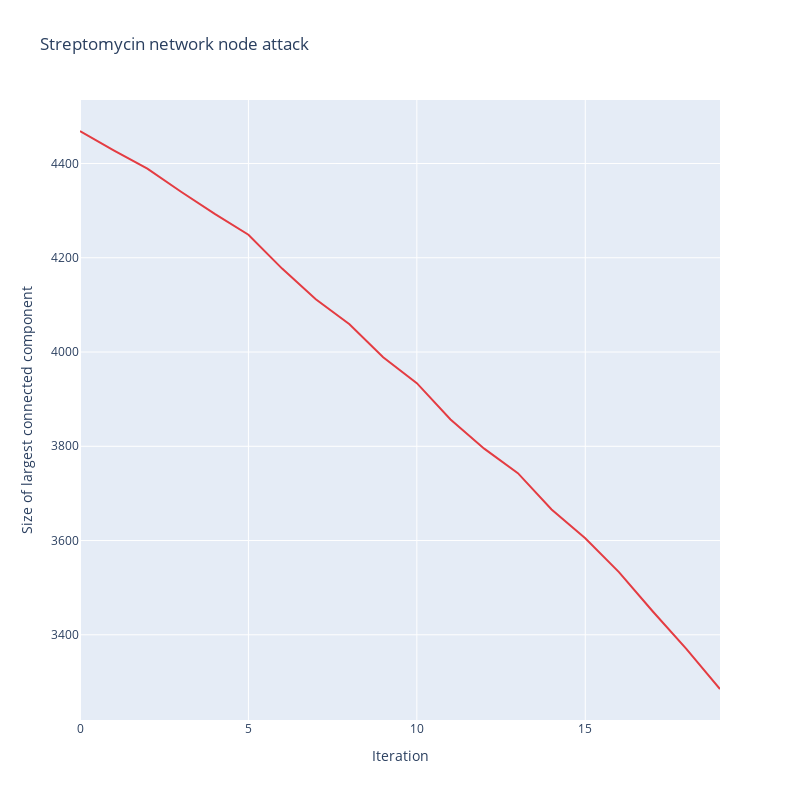
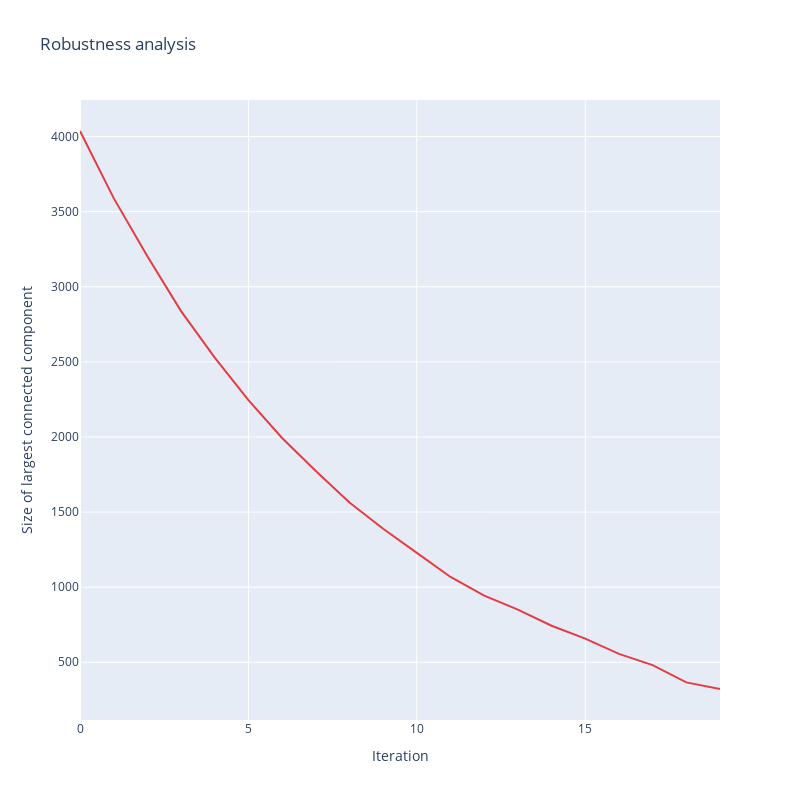

Notebook source saved alongside these figures, in order:
### Markdown cell above
## robustness analysis

### Code cell
import networkx as nx
import numpy as np
import matplotlib.pyplot as plt
import plotly.graph_objects as go


def robustness_analysis(G, perturbation_type='node', removal_fraction=0.1, num_iterations=100, random_seed=None, title='Robustness analysis'):
    """
    Perform robustness analysis on a network by systematically removing nodes or edges.

    Parameters:
    - G: networkx.Graph
        The input network.
    - perturbation_type: str
        The type of perturbation ('node' or 'edge').
    - removal_fraction: float
        The fraction of nodes or edges to remove in each iteration.
    - num_iterations: int
        The number of iterations for the robustness analysis.
    - random_seed: int
        Seed for random number generator for reproducibility.

    Returns:
    - robustness_results: list of float
        The largest connected component size after each iteration.
    """
    if perturbation_type not in ['node', 'edge']:
        raise ValueError("perturbation_type must be 'node' or 'edge'")

    np.random.seed(random_seed)
    G_copy = G.copy()

    robustness_results = []

    for _ in range(num_iterations):
        num_elements = G_copy.number_of_nodes() if perturbation_type == 'node' else G_copy.number_of_edges()
        elements_to_remove = int(removal_fraction * num_elements)
        elements_to_remove = min(elements_to_remove, num_elements) 

        if perturbation_type == 'node':
            nodes = list(G_copy.nodes())
            nodes_to_remove = np.random.choice(nodes, size=elements_to_remove, replace=False)
            G_copy.remove_nodes_from(nodes_to_remove)
        else:
            edges = list(G_copy.edges())
            edges_to_remove = np.random.choice(len(edges), size=elements_to_remove, replace=False)
            G_copy.remove_edges_from([edges[i] for i in edges_to_remove])

        # Calculate the size of the largest connected component
        largest_cc = max(nx.connected_components(G_copy), key=len)
        robustness_results.append(len(largest_cc))


    fig = go.Figure(data=go.Scatter(x=list(range(len(results))), y=results, line=dict(color='#E43C42')))
    fig.update_layout(title=title,
                    xaxis_title='Iteration',
                    yaxis_title='Size of largest connected component',
                    autosize=False,
                    width=800,
                    height=800)
    fig.show()

    return robustness_results   

G=G_streptomycin
results = robustness_analysis(G, perturbation_type='node', removal_fraction=0.1, num_iterations=20, random_seed=42, title='Streptomycin network node attack')

G=G_streptomycin
results = robustness_analysis(G, perturbation_type='edge', removal_fraction=0.1, num_iterations=20, random_seed=42)

### Figure 1 — Plotly figure (JSON) as saved in the notebook; plotly's stock layout.template omitted (floating-point values rounded to 4 significant figures)
{"data": [{"line": {"color": "#E43C42"}, "type": "scatter", "x": [0, 1, 2, 3, 4, 5, 6, 7, 8, 9, 10, 11, 12, 13, 14, 15, 16, 17, 18, 19], "y": [4469, 4428, 4389, 4340, 4293, 4249, 4177, 4112, 4059, 3989, 3934, 3857, 3795, 3743, 3666, 3605, 3533, 3450, 3370, 3285]}], "layout": {"autosize": false, "height": 800, "title": {"text": "Streptomycin network node attack"}, "width": 800, "xaxis": {"title": {"text": "Iteration"}}, "yaxis": {"title": {"text": "Size of largest connected component"}}}}

### Figure 2 — Plotly figure (JSON) as saved in the notebook; plotly's stock layout.template omitted (floating-point values rounded to 4 significant figures)
{"data": [{"line": {"color": "#E43C42"}, "type": "scatter", "x": [0, 1, 2, 3, 4, 5, 6, 7, 8, 9, 10, 11, 12, 13, 14, 15, 16, 17, 18, 19], "y": [4037, 3590, 3203, 2838, 2528, 2245, 1993, 1774, 1564, 1389, 1228, 1068, 944, 850, 743, 657, 556, 481, 366, 322]}], "layout": {"autosize": false, "height": 800, "title": {"text": "Robustness analysis"}, "width": 800, "xaxis": {"title": {"text": "Iteration"}}, "yaxis": {"title": {"text": "Size of largest connected component"}}}}
